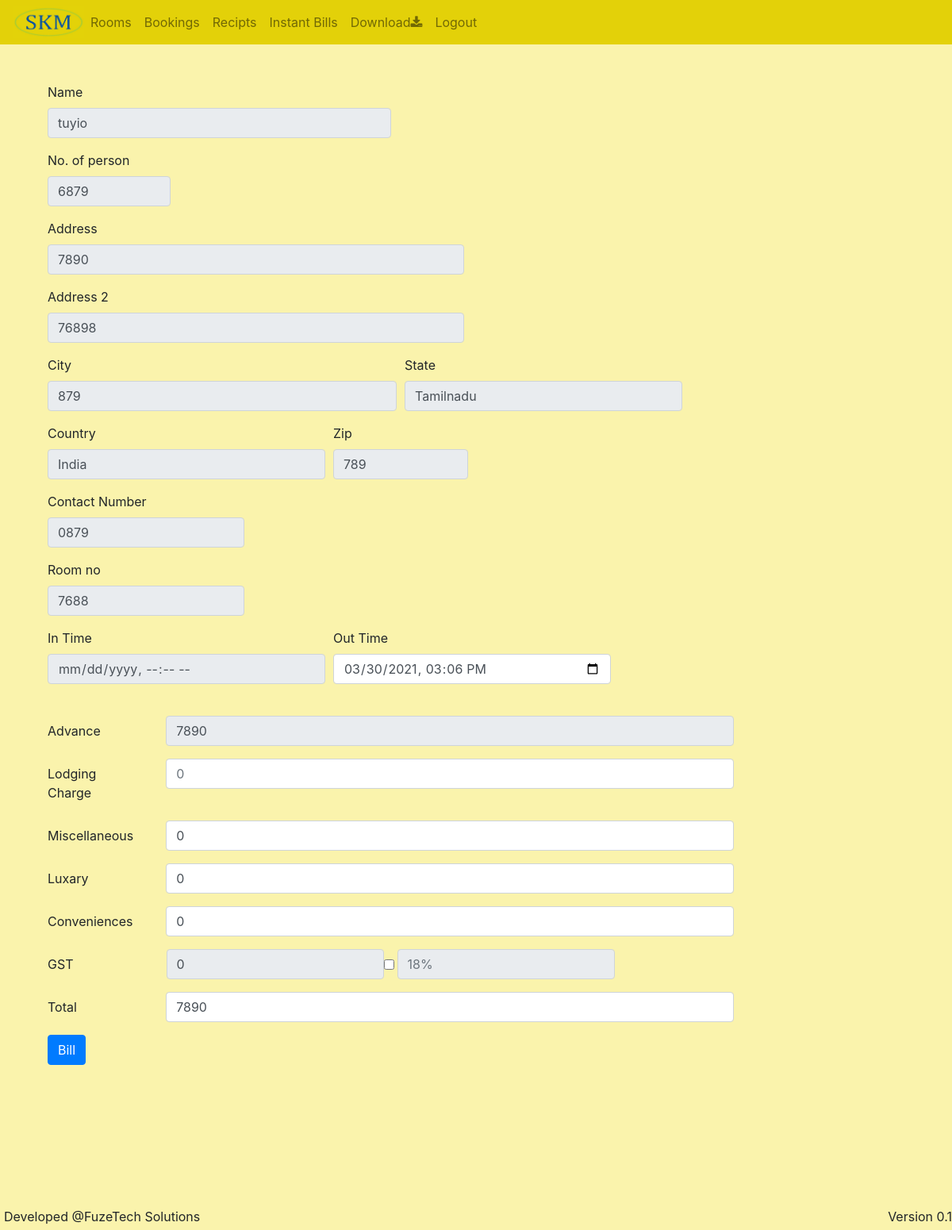
Page /bill/close/2 (signed in) on the committed database.
### models.py (models this page shows, shortened)
class CustomDBModel(db.Model):
	__abstract__ = True

class Customer(CustomDBModel):
	id = db.Column(db.Integer , primary_key=True , autoincrement=True)
	name = db.Column(db.Integer, nullable=False)
	count = db.Column(db.Integer, nullable=False, default = 1)
	address1 = db.Column(db.String(200), nullable=True)
	address2 = db.Column(db.String(200), nullable=True)
	city = db.Column(db.String(100), nullable=True)
	country = db.Column(db.String(60), nullable=True)
	state = db.Column(db.String(60), nullable=True)
	zip_code = db.Column(db.String(30), nullable=True)
	contact_no = db.Column(db.String(20), nullable=True)
	created_by = db.Column(db.Integer, nullable=True)

class Room(CustomDBModel):
	id         = db.Column(db.Integer , primary_key=True , autoincrement=True)
	room_no    = db.Column(db.Integer , unique=True)
	booked     = db.Column(db.Boolean, default=False)
	restroom   = db.Column(db.VARCHAR(30), nullable=False)
	rent       = db.Column(db.Integer , nullable=False)
	room_type  = db.Column(db.VARCHAR(30), nullable=False)
	created_by = db.Column(db.Integer, nullable=True)

class Bill(CustomDBModel):
	id = db.Column(db.Integer , primary_key=True , autoincrement=True)
	room_id = db.Column(db.Integer, nullable=False)
	customer_id = db.Column(db.Integer, nullable=False)
	in_time = db.Column(db.DateTime, nullable=False)
	out_time =  db.Column(db.DateTime, nullable=True)
	advance = db.Column(db.Integer, nullable=True)
	miscellaneous = db.Column(db.Integer, nullable=True)
	luxary = db.Column(db.Integer, nullable=True)
	charge = db.Column(db.Integer, nullable=True)
	extra_charge = db.Column(db.Integer, nullable=True)
	gst = db.Column(db.Integer, nullable=True)
	total = db.Column(db.Integer, nullable=True)
	closed = db.Column(db.Boolean, default=False)
	created_by = db.Column(db.Integer, nullable=True)

### bills.py (the view)
@bill_blueprint.route('/bill/close/<int:id>', methods=['GET'])
@login_required
def close_bill_form(id):
	bill = Bill.query.filter_by(id=id).first()
	if not bill:
		return render_template('error.html', message='no such bill')
	if bill.closed:
		flash('Bill already closed')
		return redirect('/bill/print/'+str(bill.id))
	room = Room.query.filter_by(id=bill.room_id).first()
	customer = Customer.query.filter_by(id=bill.customer_id).first()
	form_data = {
		'id':bill.id,
		'room_id':room.id,
		'room_no':room.room_no,
		'customer_id':customer.id,
		'name':customer.name,
		'no_of_person':customer.count,
		'address1':customer.address1,
		'address2':customer.address2,
		'city':customer.city,
		'state':customer.state,
		'country':customer.country,
		'zip':customer.zip_code,
		'contact_number':customer.contact_no,
		'in_time':bill.in_time.strftime('%Y-%m-%dT%H:%M'),
		'out_time':datetime.now().strftime('%Y-%m-%dT%H:%M'),
		'advance':bill.advance,
		'rent':room.rent,
	}
	return render_template('close_bill.html', **form_data)

### models.py (called while the page is built)
	def is_admin(self):
		return current_user.email in app.config['ADMIN_USERS']

### templates/close_bill.html (shortened to what this page needs)
{% extends 'base.html' %}
{% block body %}
<br><br>
<div class='container'>
	<form action="/bill/close", method="post">
		<div class="form-group col-md-5">
			<label for="name">Name</label>
			<input name='name' type="text" class="form-control" id="name" placeholder="Name" value="{{name}}" required disabled>
		</div>
		<div class="form-group col-md-2">
			<label for="no-of-person">No.	 of person</label>
			<input  name='no_of_person' type="number" class="form-control" id="no-of-person" placeholder="1 to 10" min="0" value="{{no_of_person}}" disabled>
		</div>
		<div class="form-group col-md-6">
			<label for="inputAddress">Address</label>
			<input  name='address1' type="text" class="form-control" id="inputAddress" placeholder="1234 Main St" value="{{address1}}" disabled>
		</div>
		<div class="form-group col-md-6">
			<label for="inputAddress2">Address 2</label>
			<input name='address2'  type="text" class="form-control" id="inputAddress2" placeholder="Apartment, studio, or floor" value="{{address2}}" disabled>
		</div>
		<div class="form-row col-md">
			<div class="form-group col-md-5">
				<label for="inputCity">City</label>
				<input  name='city' type="text" class="form-control" id="inputCity" value="{{city}}" disabled>
			</div>
			<div class="form-group col-md-4">
				<label for="inputState">State</label>
				<input name='state' type="text" id="inputState" class="form-control" value="Tamilnadu" value="{{state}}" disabled>
			</div>
		</div>
		<div class="form-row col-md">
			<div class="form-group col-md-4">
				<label for="inputCountry">Country</label>
				<input name='country' type="text" id="inputCountry" class="form-control" value='India'  value="{{country}}" disabled>
			</div>
			<div class="form-group col-md-2">
				<label for="inputZip">Zip</label>
				<input name='zip' type="text" class="form-control" id="inputZip" value="{{zip}}"  disabled>
			</div>
		</div>
		<div class="form-group col-md-3">
			<label for="contact_number">Contact Number</label>
			<input name="contact_number" type="number" class="form-control" id="contact_number" placeholder="9876543210" value="{{contact_number}}"  disabled>
		</div>
		<div class="form-group col-md-3">
			<label for="room_no">Room no</label>
			<input name="room_no" type="number" class="form-control" id="room_no" placeholder="201" value="{{room_no}}"  disabled>
		</div>
		<div class="form-row col-md">
			<div class="form-group col-md-4">
				<label for="datetime1">In Time</label>
				<input type="datetime-local" class="form-control" id="datetime1" name="in_time" value="{{in_time}}"  disabled>
			</div>
			<div class="form-group col-md-4">
				<label for="datetime2">Out Time</label>
				<input type="datetime-local" class="form-control" id="datetime2" name="out_time" value="{{out_time}}" oninput="out_time_change()" required>
			</div>
		</div>
		<br>
		<div class="form-group row col-md-10">
			<label for="advance" class="col-md-2 col-form-label">Advance</label>
			<div class="col-md-10">
				<input name='advance' type="number" step="0.01" class="form-control" id="advance" placeholder="0" oninput="lodging_charge_change()" value="{{advance}}" disabled>
			</div>
		</div>
		<div class="form-group row col-md-10">
			<label for="cost" class="col-md-2 col-form-label">Lodging Charge</label>
			<div class="col-md-10">
				<input name='cost' type="number" step="0.01" class="form-control" id="cost" placeholder="0" oninput="lodging_charge_change()" value="{{cost}}" required>
			</div>
		</div>
		<div class="form-group row col-md-10">
			<label for="miscellaneous" class="col-md-2 col-form-label">Miscellaneous</label>
			<div class="col-md-10">
				<input name='miscellaneous' type="number" step="0.01" class="form-control" id="miscellaneous" placeholder="0" oninput="lodging_charge_change()" value="{{miscellaneous | default('0', true)}}" required>
			</div>
		</div>
		<div class="form-group row col-md-10">
			<label for="luxary" class="col-md-2 col-form-label">Luxary</label>
			<div class="col-md-10">
				<input name='luxary' type="number" step="0.01" class="form-control" id="luxary" placeholder="0" oninput="lodging_charge_change()" value="{{luxary | default('0', true)}}" required>
			</div>
		</div>
		<div class="form-group row col-md-10">
			<label for="extra_cost" class="col-md-2 col-form-label">Conveniences</label>
			<div class="col-md-10">
				<input name='extra_cost' type="number" step="0.01" class="form-control" id="extra_cost" placeholder="0" oninput="lodging_charge_change()" value="{{extra_cost | default('0', true)}}" required>
			</div>
		</div>
		<div class="form-group row col-md-11">
			<label for="gst" class="col-md-2 col-form-label">GST</label>
			<div class="col-md-20">
				<div class="form-inline ">
					<input name='gst' type="number" step="0.01" class="form-control" id="gst" value="{{gst}}"  required>
					<input type="checkbox" class="form-check-input" id="gst_check" onchange="toggle_gst()" >
					<input type="number" name="gst_percent" step="0.01" class="form-control" id="gst_percent" placeholder="18%" value="gst_percent" oninput="lodging_charge_change()">
				</div>
			</div>
		</div>
		<div class="form-group row col-md-10">
			<label for="total" class="col-md-2 col-form-label">Total</label>
			<div class="col-md-10">
				<input name='total' type="number" step="0.01" class="form-control" id="total" placeholder="0" value="{{total}}" required>
			</div>
		</div>
		<div class="form-group row col-md-8">
			<div class="col-md-10">
				<button type="submit" class="btn btn-primary">Bill</button>
			</div>
		</div>
	</form>
</div>
<br><br>
{% endblock %}

### rows in the picture
Customer: name "tuyio", no_of_person "6879", address1 "7890", address2 "76898", city "879", zip "789", contact_number "0879"
Room: room_no "7688"
Bill: advance "7890"
